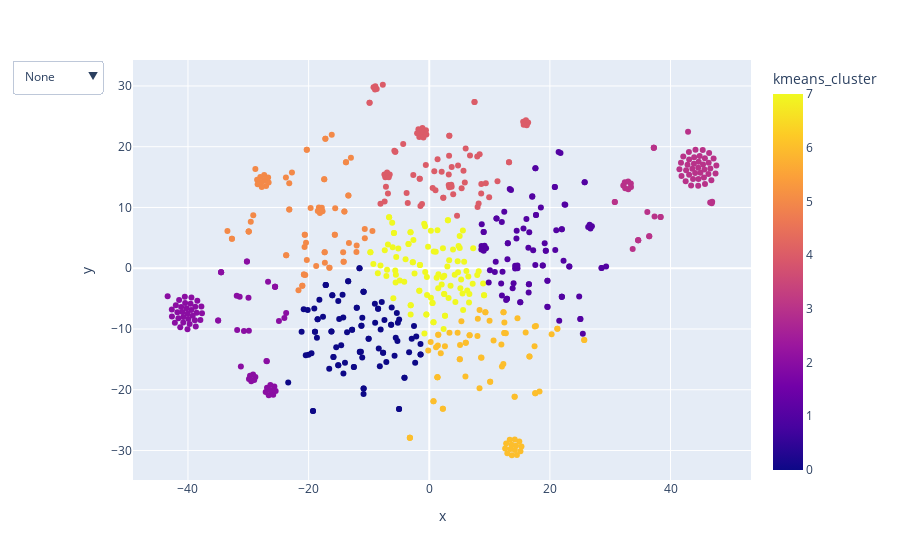

The notebook cell saved with this chart:
### Code cell
import plotly.graph_objects as go
import plotly.express as px
import pandas as pd


df = pd.read_csv("data/tsne_vectors_2d_input_text_only.csv")

# df['description'] = [""] * len(df)
# for index, value in df.iterrows():
#     if value['cluster'] == 2:
#         df.at[index,'description'] = "Greet"
#     elif value['cluster'] == 0:
#         df.at[index,'description'] = "Handle url failed"
#     elif value['cluster'] == 4:
#         df.at[index,'description'] = "Thank/Handover/Agree/Disagree/Address"
#     else:
#         df.at[index,'description'] = "Ask price, availability"

cluster_methods = ["kmeans_cluster","gm_cluster","hc_cluster"]
menus_list = {}
for cluster_method in cluster_methods:
    buttons_list = [dict(label="None",
                         method="relayout",
                         args=["shapes", []])]
    menus = []
    clusters = []
    for i in range(8):
        cluster_df = df[df[cluster_method] == i]
        x = cluster_df['x']
        y = cluster_df['y']
        x_min = x.min()
        y_min = y.min()
        x_max = x.max()
        y_max = y.max()
        cluster = [dict(type="circle",
                                xref="x", yref="y",
                                x0=x_min, y0=y_min,
                                x1=x_max, y1=y_max,
                                line=dict(color=px.colors.sequential.Plasma[i]))]
        clusters.append(cluster)
        button = dict(label="Cluster " + str(i),
                      method="relayout",
                      args=["shapes", cluster])
        buttons_list.append(button)

    all_cluster = []
    for item in clusters:
        all_cluster.append(item[0])

    buttons_list.append(dict(label="All",
                            method="relayout",
                            args=["shapes", all_cluster]))
    buttons_list = list(buttons_list)
    menus = dict(buttons=buttons_list)
    menus_list[cluster_method] = menus


fig = px.scatter(
    df,
    x='x',
    y='y',
    color="kmeans_cluster",
    hover_data=["short_input_texts", "short_bot_texts","intent","short_entities","action_1"],
    )

fig.update_layout(
    updatemenus=[menus_list['kmeans_cluster']]
)


fig.show()

### Figure 1 — Plotly figure (JSON) as saved in the notebook; plotly's stock layout.template omitted (floating-point values rounded to 4 significant figures; data arrays with more than 128 entries replaced by an {"elided": "..."} marker saying what was removed)
{"data": [{"customdata": {"elided": "655x5 str values"}, "hovertemplate": "x=%{x}<br>y=%{y}<br>short_input_texts=%{customdata[0]}<br>short_bot_texts=%{customdata[1]}<br>intent=%{customdata[2]}<br>short_entities=%{customdata[3]}<br>action_1=%{customdata[4]}<br>kmeans_cluster=%{marker.color}<extra></extra>", "legendgroup": "", "marker": {"color": {"elided": "655 int values"}, "coloraxis": "coloraxis", "symbol": "circle"}, "mode": "markers", "name": "", "showlegend": false, "type": "scatter", "x": {"elided": "655 float values"}, "xaxis": "x", "y": {"elided": "655 float values"}, "yaxis": "y"}], "layout": {"coloraxis": {"colorbar": {"title": {"text": "kmeans_cluster"}}, "colorscale": [[0, "#0d0887"], [0.1111, "#46039f"], [0.2222, "#7201a8"], [0.3333, "#9c179e"], [0.4444, "#bd3786"], [0.5556, "#d8576b"], [0.6667, "#ed7953"], [0.7778, "#fb9f3a"], [0.8889, "#fdca26"], [1, "#f0f921"]]}, "legend": {"tracegroupgap": 0}, "margin": {"t": 60}, "updatemenus": [{"buttons": [{"args": ["shapes", []], "label": "None", "method": "relayout"}, {"args": ["shapes", [{"line": {"color": "#0d0887"}, "type": "circle", "x0": -23.38, "x1": -1.44, "xref": "x", "y0": -23.49, "y1": -0.008087, "yref": "y"}]], "label": "Cluster 0", "method": "relayout"}, {"args": ["shapes", [{"line": {"color": "#46039f"}, "type": "circle", "x0": 8.636, "x1": 29.32, "xref": "x", "y0": -10.77, "y1": 19.14, "yref": "y"}]], "label": "Cluster 1", "method": "relayout"}, {"args": ["shapes", [{"line": {"color": "#7201a8"}, "type": "circle", "x0": -43.37, "x1": -23.72, "xref": "x", "y0": -20.9, "y1": 1.116, "yref": "y"}]], "label": "Cluster 2", "method": "relayout"}, {"args": ["shapes", [{"line": {"color": "#9c179e"}, "type": "circle", "x0": 30.76, "x1": 47.6, "xref": "x", "y0": 3.177, "y1": 22.45, "yref": "y"}]], "label": "Cluster 3", "method": "relayout"}, {"args": ["shapes", [{"line": {"color": "#bd3786"}, "type": "circle", "x0": -9.894, "x1": 16.39, "xref": "x", "y0": 8.626, "y1": 30.2, "yref": "y"}]], "label": "Cluster 4", "method": "relayout"}, {"args": ["shapes", [{"line": {"color": "#d8576b"}, "type": "circle", "x0": -33.46, "x1": -9.422, "xref": "x", "y0": -3.632, "y1": 21.97, "yref": "y"}]], "label": "Cluster 5", "method": "relayout"}, {"args": ["shapes", [{"line": {"color": "#ed7953"}, "type": "circle", "x0": -3.212, "x1": 25.69, "xref": "x", "y0": -30.78, "y1": -6.866, "yref": "y"}]], "label": "Cluster 6", "method": "relayout"}, {"args": ["shapes", [{"line": {"color": "#fb9f3a"}, "type": "circle", "x0": -9.757, "x1": 9.088, "xref": "x", "y0": -10.72, "y1": 8.387, "yref": "y"}]], "label": "Cluster 7", "method": "relayout"}, {"args": ["shapes", [{"line": {"color": "#0d0887"}, "type": "circle", "x0": -23.38, "x1": -1.44, "xref": "x", "y0": -23.49, "y1": -0.008087, "yref": "y"}, {"line": {"color": "#46039f"}, "type": "circle", "x0": 8.636, "x1": 29.32, "xref": "x", "y0": -10.77, "y1": 19.14, "yref": "y"}, {"line": {"color": "#7201a8"}, "type": "circle", "x0": -43.37, "x1": -23.72, "xref": "x", "y0": -20.9, "y1": 1.116, "yref": "y"}, {"line": {"color": "#9c179e"}, "type": "circle", "x0": 30.76, "x1": 47.6, "xref": "x", "y0": 3.177, "y1": 22.45, "yref": "y"}, {"line": {"color": "#bd3786"}, "type": "circle", "x0": -9.894, "x1": 16.39, "xref": "x", "y0": 8.626, "y1": 30.2, "yref": "y"}, {"line": {"color": "#d8576b"}, "type": "circle", "x0": -33.46, "x1": -9.422, "xref": "x", "y0": -3.632, "y1": 21.97, "yref": "y"}, {"line": {"color": "#ed7953"}, "type": "circle", "x0": -3.212, "x1": 25.69, "xref": "x", "y0": -30.78, "y1": -6.866, "yref": "y"}, {"line": {"color": "#fb9f3a"}, "type": "circle", "x0": -9.757, "x1": 9.088, "xref": "x", "y0": -10.72, "y1": 8.387, "yref": "y"}]], "label": "All", "method": "relayout"}]}], "xaxis": {"anchor": "y", "domain": [0, 1], "title": {"text": "x"}}, "yaxis": {"anchor": "x", "domain": [0, 1], "title": {"text": "y"}}}}
